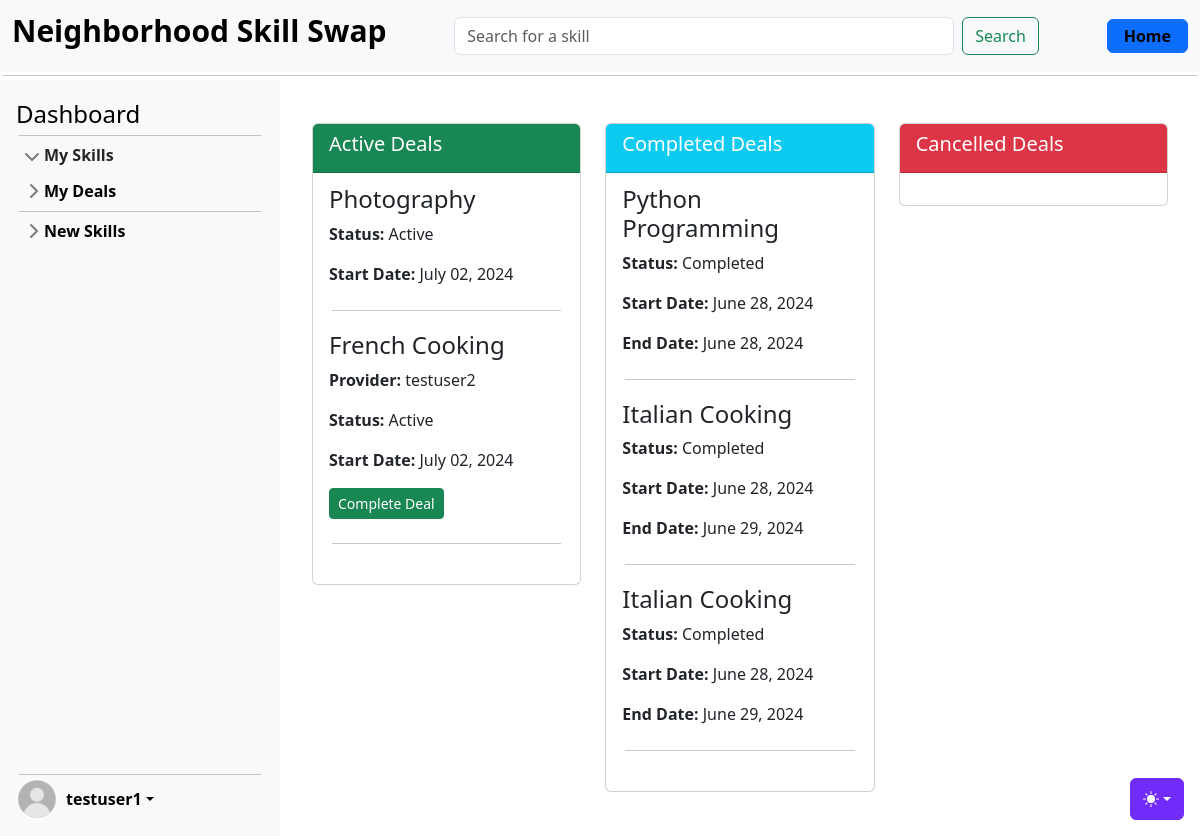
The page /skills/deals/ (signed in) on the database as committed earlier.
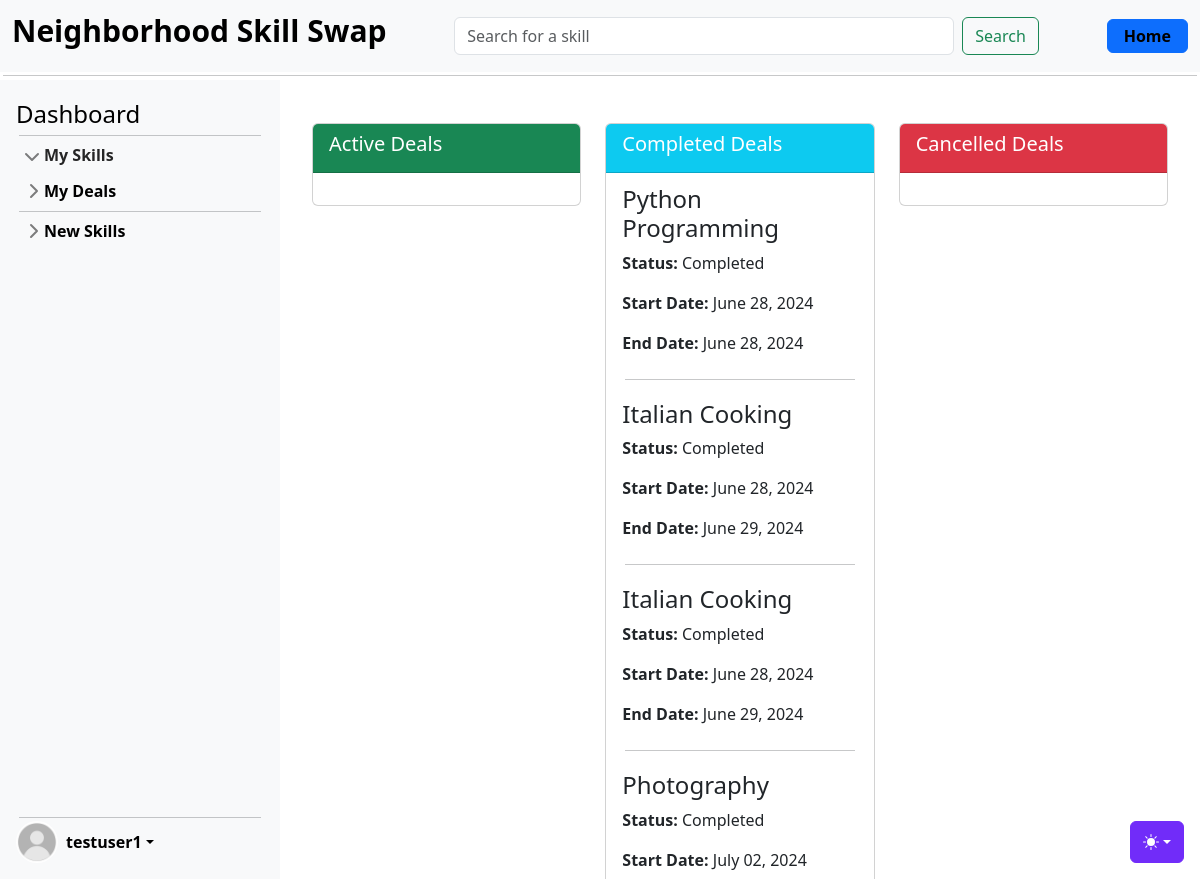
The same page on the database as committed later.
### skills/models.py (models this page shows, shortened)
class SkillDeal(models.Model):
    PENDING = "pending"
    ACTIVE = "active"
    COMPLETED = "completed"
    CANCELLED = "cancelled"
    STATUS_CHOICES = [
        (PENDING, "Pending"),
        (ACTIVE, "Active"),
        (COMPLETED, "Completed"),
        (CANCELLED, "Cancelled"),
    ]
    skill = models.ForeignKey(Skill, on_delete=models.CASCADE)
    owner = models.ForeignKey(
        settings.AUTH_USER_MODEL, on_delete=models.CASCADE, related_name="owner"
    )
    provider = models.ForeignKey(
        settings.AUTH_USER_MODEL, on_delete=models.CASCADE, related_name="requester"
    )
    status = models.CharField(max_length=20, choices=STATUS_CHOICES, default=PENDING)
    created_at = models.DateTimeField(auto_now_add=True)
    start_date = models.DateTimeField(null=True, blank=True)
    end_date = models.DateTimeField(null=True, blank=True)

class Skill(models.Model):
    name = models.CharField(max_length=100, blank=False)
    level = models.CharField(max_length=20, blank=False)
    description = models.TextField()
    owner = models.ForeignKey(settings.AUTH_USER_MODEL, on_delete=models.CASCADE)
    category = models.ForeignKey(Category, on_delete=models.CASCADE)
    date = models.DateTimeField(auto_now_add=True)
    skill_type = models.CharField(max_length=20, blank=False)
    rating = models.FloatField(default=5.0)

### accounts/models.py (models this page shows, shortened)
class CustomUser(AbstractUser):
    age = models.PositiveIntegerField(null=True, blank=True)

### skills/views_deals.py (the view)
# urls.py: path("deals/", SkillDealListView.as_view(), name="skill_deal_list"),
class SkillDealListView(LoginRequiredMixin, ListView):
    model = SkillDeal
    template_name = "skills/skill_deal_list.html"
    context_object_name = "my_deals"
    def get_queryset(self):
        user = self.request.user
        filter_type = self.kwargs.get("filter_type", "all")
        if filter_type == "provided":
            queryset = SkillDeal.objects.filter(provider=user)
        elif filter_type == "requested":
            queryset = SkillDeal.objects.filter(owner=user)
        else:
            queryset = SkillDeal.objects.filter(Q(provider=user) | Q(owner=user))
        reviewed_skills = Review.objects.filter(owner=user).values_list(
            "skill_id", flat=True
        )
        queryset = queryset.exclude(
            Q(status=SkillDeal.COMPLETED) & Q(skill_id__in=reviewed_skills)
        )
        return queryset
    def get_context_data(self, **kwargs):
        context = super().get_context_data(**kwargs)
        context["filter_type"] = self.kwargs.get("filter_type", "all")
        return context

### templates/skills/skill_deal_list.html (shortened to what this page needs)
{% extends "base.html" %}
{% block content %}
<div class="container mt-4">
    <div class="row">
        <div class="col-md-4 mb-4">
            <div class="card">
                <div class="card-header bg-success text-white">
                    <h5 class="card-title">Active Deals</h5>
                </div>
                <div class="card-body">
                    {% for deal in my_deals %}
                    {% if deal.status == 'active' %}
                    <div class="mb-3">
                        <h4 class="card-subtitle mb-2">{{ deal.skill.name }}</h4>
                        {% if deal.provider != request.user %}
                            <p class="card-text"><strong>Provider:</strong> {{ deal.provider.username }}</p>
                        {% endif %}
                        <p class="card-text"><strong>Status:</strong> {{ deal.get_status_display }}</p>
                        <p class="card-text"><strong>Start Date:</strong> {{ deal.start_date|date:"F d, Y" }}</p>
                        {% if deal.owner == request.user %}
                            <a href="{% url 'skill_deal_complete' deal.pk %}" class="btn btn-success btn-sm">Complete Deal</a>
                        {% endif %}
                    </div>
                    <hr class="my-4">
                    {% endif %}
                    {% empty %}
                    <p>You have no active deals currently.</p>
                    {% endfor %}
                </div>
            </div>
        </div>
        <div class="col-md-4 mb-4">
            <div class="card">
                <div class="card-header bg-info text-white">
                    <h5 class="card-title">Completed Deals</h5>
                </div>
                <div class="card-body">
                    {% for deal in my_deals %}
                        {% if deal.status == 'completed' %}
                        <div class="mb-3">
                            <h4 class="card-subtitle mb-2">{{ deal.skill.name }}</h4>
                            <p class="card-text"><strong>Status:</strong> {{ deal.get_status_display }}</p>
                            <p class="card-text"><strong>Start Date:</strong> {{ deal.start_date|date:"F d, Y" }}</p>
                            <p class="card-text"><strong>End Date:</strong> {{ deal.end_date|date:"F d, Y" }}</p>
                        </div>
                        <hr class="my-4">
                    {% endif %}
                    {% empty %}
                    <p>No completed deals to review.</p>
                    {% endfor %}
                </div>
            </div>
        </div>
        <div class="col-md-4 mb-4">
            <div class="card">
                <div class="card-header bg-danger text-white">
                    <h5 class="card-title">Cancelled Deals</h5>
                </div>
                <div class="card-body">
                </div>
            </div>
        </div>
    </div>
</div>
{% endblock %}

Rows that differ between the two databases and show on the page:
no longer on this page (row edited): SkillDeal: skill.name "French Cooking", provider.username "testuser2", status "Active", start_date "July 02, 2024", shows "Complete Deal", shown under "Active Deals"
changed SkillDeal "July 02, 2024": moves from the list under "Active Deals" to the list under "Completed Deals"
